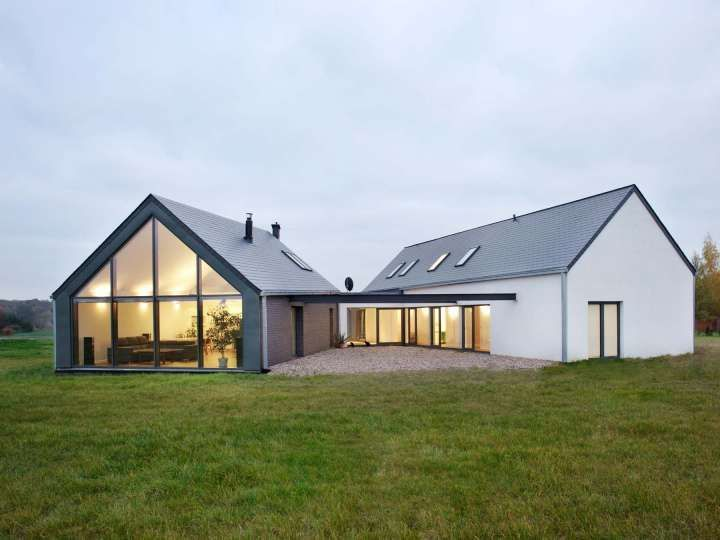
#> input picture Programmering/Python/houses.png, 720 x 540 px
$ python fremvising.py
#> lines starting #> are read from the running program, lines starting #| are printed output that depends on the picture
from imageio import imread
import matplotlib.pyplot as plt

img = imread("houses.png",as_gray = True) # as_gray=True gjør et fargebilde til gråtonebilde
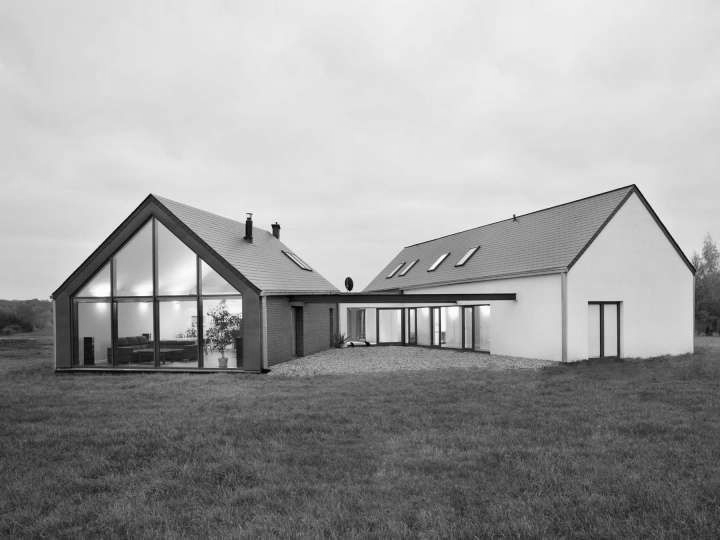
#> img: shape (540, 720) float32; min 1.03, max 254.8, mean 158.5

plt.imshow(img)
plt.title("Et gråtonebilde?")

plt.figure() # For å lage et nytt vindu

plt.imshow(img,cmap='gray')
plt.title("Et gråtonebilde")

plt.show() # Husk dette for å faktisk kunne se visualiseringene!
